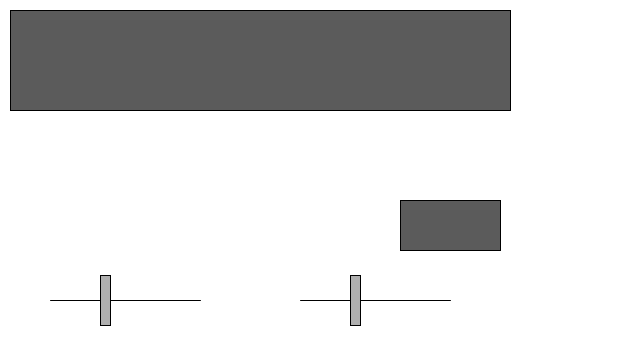
Frame 1 (no input)
Frame 60 (the mouse pressed at the canvas centre just before this capture): identical to frame 1, image omitted
Frame 120 (the mouse held since frame 60 and released just before this capture): identical to frame 1, image omitted

The Processing sketch that drew this single still picture (run headless with seeded random() and noise(); from frame 60 on, the mouse is pressed at the canvas centre):

// Processing sketch: sliders
// ── sliders.pde
// Simple Slider
// Daniel Shiffman <http://www.shiffman.net>

Slider s1;
Slider s2;

void setup() {
  size(640, 360);
  s1 = new Slider(50, 300, 100, 255, 50);
  s2 = new Slider(300, 300, 100, 255, 50);
}

void draw() {
  background(255);

  s1.display();
  s2.display();

  s1.update(mouseX);
  s2.update(mouseX);
  
  fill(s1.getValue());
  rect(10,10,500,100);

  fill(s2.getValue());
  rect(400,200,100,50);

}

void mousePressed() {
  s1.over(mouseX, mouseY);
  s2.over(mouseX, mouseY);
}

void mouseReleased() {
  s1.release();
  s2.release();
}

// ── Slider.pde
// Simple Slider
// Daniel Shiffman <http://www.shiffman.net>

class Slider {
  boolean dragging = false; // Is the slider being dragged?
  boolean rollover = false; // Is the mouse over the slider?

  // Start and end of slider
  // Offset for dragging slider
  float offsetX = 0;

  float range = 0;

  // Where is the slider right now
  float x;
  float y;

  // The beginning and end of the slider
  float leftX;
  float rightX;

  // For the little slider thing you move
  float w = 10;
  float h = 50;


  Slider(float x_, float y_, float len, float r, float start) {
    leftX = x_;
    x = x_ + start;
    y = y_ - h/2;
    rightX = x + len;
    range = r;
  }

  void update(int mx) {
    // Is it being dragged?
    if (dragging) {
      x = mx + offsetX;
    }
    // Keep rectangle within limits of slider
    x = constrain(x, leftX, rightX-w);
  }

  void display() {

    stroke(0);
    line(leftX, y+h/2, rightX, y+h/2);

    stroke(0);
    // Fill according to state
    if (dragging) {
      fill (50);
    } else {
      fill(175);
    }
    rect(x, y, w, h);
  }

  float getValue() {
    float val = map(x, leftX, rightX-w, 0, range);
    return val;
  }

  void over(int mx, int my) {
    // Did I click on slider?
    if (mx > x && mx < x + w && my > y && my < y + h) {
      dragging = true;
      // If so, keep track of relative location of click to corner of rectangle
      offsetX = x-mx;
    }
  }

  void release() {
    dragging = false;
  }
}
